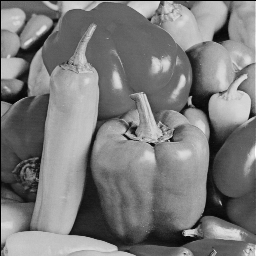
%> input picture denoise/nlm/separable_non-local/matlab-FastNLM/images/peppers256.png, 256 x 256 px
$ octave demo.m   (GNU Octave 9; MATLAB toolbox functions it lacks are replaced by stand-ins)
%> lines starting %> are read from the running program, lines starting %| are printed output that depends on the picture
### denoise/nlm/separable_non-local/matlab-FastNLM/multipatchpacking.m
function [fout] = multipatchpacking(f,S1, S2, K, h, box)
[~, N] = size(f);
fout = zeros(1, N);
L = (4*S2 + 1);
l_NN =  S1*N + N + 0.5*S1*(2*K-S1-1);
L_tot = l_NN + (N-S1) + S1*K + N*(S1-1) - 0.5 * S1 * (S1-1);
F = zeros(L_tot, L);
F_bar = zeros(L_tot, L);
l = 0;
for mu = 1 : (S1 + 1)
    for nu =  1  : (N - (S1 + 1) + mu)
        l = l + 1;
        for lp = 1 :(2* S2 +1)
            F (l, lp) =  f(lp, nu)' * f(lp, (S1 + 1) - mu + nu);
        end
        for lp = 1:S2
            F (l, lp + (2* S2 +1)) =  f(S2+1, (S1 + 1) - mu + nu )' * f(lp, nu);
        end
        for lp = 2 + S2 : 2 * S2 + 1
            F (l, lp + (2* S2)) =  f(S2+1, (S1 + 1) - mu + nu )' * f(lp, nu);
        end
    end
    l = l + K;
end
for mu = (S1+2) : (2*S1 + 1)
    for nu =  1  : (N - mu + S1 +1)
        l = l + 1;
        for lp = 1:S2
            F (l, lp + (2* S2 +1)) =  f(S2+1, nu )' * f(lp, nu + mu -S1 - 1);
        end
        for lp = 2 + S2 : 2 * S2 + 1
            F (l, lp + (2* S2)) =  f(S2+1, nu )' * f(lp, nu + mu -S1 - 1);
        end
    end
    l = l + K;
end
for loop = 1:L
    F_bar(:, loop) = conv(F(:, loop), box, 'same');
end
for i =  1 : N
    num1 = 0;
    denom = 0;
    l_ii = S1*N + i + 0.5*S1*(2*K-S1-1);
    for j= max(1, (i-S1)):i
        for loop1 = 1:S2
            w = exp(-(F_bar(l_ii, S2 +1)  + F_bar((S1*N + j + 0.5*S1*(2*K-S1-1)), loop1) ...
                - 2*F_bar( (S1-i+j)*(N-0.5*(S1+1+i-j)+K)+j, loop1 + (2*S2 +1) ))/(h^2) );
            num1 = num1 + w*f(loop1, j);
            denom =denom + w;
        end
        w = (exp(-( F_bar(l_ii, S2 +1) + F_bar(S1*N + j + 0.5*S1*(2*K-S1-1), S2 +1)-2*F_bar( (S1-i+j)*(N-0.5*(S1+1+i-j)+K)+j, S2 +1) )/(h^2)));
        num1 = num1 + w*f(S2 +1, j);
        denom =denom + w;
        for loop1 = S2 + 2 : (2*S2 +1)
            t1 = F_bar(l_ii, S2+1);
            t2 = F_bar((S1*N + j + 0.5*S1*(2*K-S1-1)), loop1);
            t3 = 2*F_bar( (S1-i+j)*(N-0.5*(S1+1+i-j)+K)+j, loop1 + (2*S2) );
            w = exp(-(t1  + t2 - t3 )/(h^2) );
            num1 = num1 + w*f(loop1, j);
            denom =denom + w;
        end
    end
    for j= i+1 : min(N, (i+S1))
        d = (j-i);
        l_ij = l_NN + i + d*K + N*(d-1) -0.5*d*(d-1);
        for loop1 = 1:S2
            t1 = F_bar(l_ii, S2 +1);
            t2 = F_bar((S1*N + j + 0.5*S1*(2*K-S1-1)), loop1);
            t3 = 2*F_bar(l_ij, loop1 + (2*S2 +1) );
            w = exp(-(t1  + t2 - t3 )/(h^2) );
            num1 = num1 + w*f(loop1, j);
            denom =denom + w  ;
        end
        w = (exp(-( F_bar(l_ii, S2 +1) + F_bar(S1*N + j + 0.5*S1*(2*K-S1-1), S2 +1)-2*F_bar( (S1-j+i)*(N-0.5*(S1+1+j-i)+K)+i, S2 +1) )/(h^2)));
        num1 = num1 + w*f(S2 +1, j);
        denom = denom + w;
        for loop1 = S2 + 2 : (2*S2 +1)
            t1 = F_bar(l_ii, S2 +1);
            t2 = F_bar((S1*N + j + 0.5*S1*(2*K-S1-1)), loop1);
            t3 = 2*F_bar( l_ij, loop1 + (2*S2) );
            w = exp(-(t1  + t2 - t3)/(h^2) );
            num1 = num1 + w*f(loop1, j);
            denom =denom + w;
        end
    end
    fout(i)= num1/denom;
end

### denoise/nlm/separable_non-local/matlab-FastNLM/demo.m
% Separable Non-Local Means
%
%  Authors: Sanjay Ghosh and Kunal N. Chaudhury.
%
%  Date:  Oct 25, 2017.
%
%  References:
%
%   [1] S. Ghosh and K. N. Chaudhury, "Artifact reduction for separable
%       non-local means," SPIE Journal of Electronic Imaging Letters, 2017.
%
%   [2] S. Ghosh and K. N. Chaudhury, “Fast Separable Non-Local Means,”
%       SPIE Journal of Electronic Imaging, vol. 25, no. 2, 023026, 2016.
%       arXiv: https://arxiv.org/abs/1407.2343
%
%   contact: sanjayg@iisc.ac.in, kunal@iisc.ac.in
%
clc; close all; clear
% noise and NLM parameters
sigmaN = 30;
S = 10;
K = 3;
alpha = 10 * sigmaN;
% input grayscale image
x = double(imread('./images/peppers256.png'));
%> x: size 256x256 double; min 0, max 254, mean 123.1; mean of the top-left, top-right, bottom-left and bottom-right quarters 121.8, 137.9, 123, 109.7
% x = double(imread('./images/house256.png'));
% x = double(imread('./images/man512.png'));
[m,n] = size(x);
%> m = 256; n = 256
% add noise
f = x + sigmaN*randn(m,n);
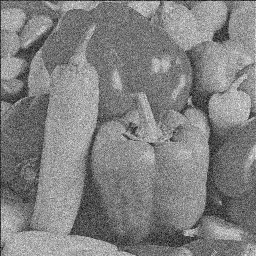
%> f: size 256x256 double; min -98.82, max 337.3, mean 122.9; drawn with min black and max white
% local parameters
beta = alpha / sqrt(2*K + 1);
delta = 0.5;
beta_1 = delta * beta;
box = ones(1, 2*K+1);
S1 = 9;
S2 = 4;
% initialization
f_tilde = zeros(size(x));
f_hat = zeros(size(x));
% rowwise processing
y_pad = padarray(f, [S1,0] ,'symmetric');
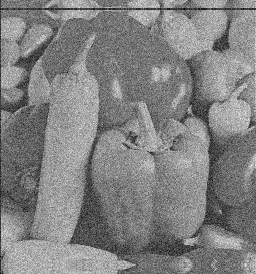
%> y_pad: size 274x256 double; min -98.82, max 337.3, mean 123.9; drawn with min black and max white
for i = 1:m
    temp = y_pad(i + S1 + (-S1:S1),:);
%> (the run ends here)
